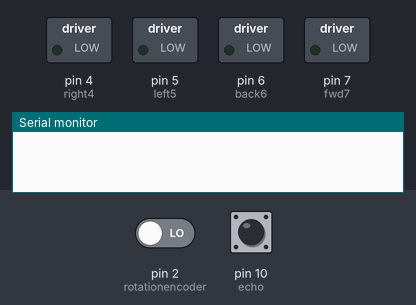
Recording of a sketch running on a simulated Arduino Uno, built with avr-gcc and run on an emulated ATmega328P. Shown: switched loads named in the sketch (green lamp = pin HIGH), the last lines printed to the serial monitor. Inputs (shaded band) come from the test bench; at power-on: pin 2 (rotationencoder) LOW, pin 10 (echo) LOW. Random numbers use the default seed unless the sketch sets one; pins used as bus, display or sensor lines are not drawn.

Above: at 1.8 s.
1.9 s: pin 2 (rotationencoder) driven HIGH
At 3.5 s:
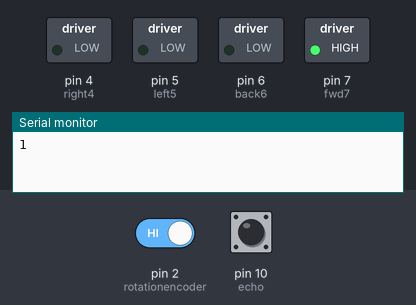
7.8 s: pin 2 (rotationencoder) driven LOW
At 13.3 s:
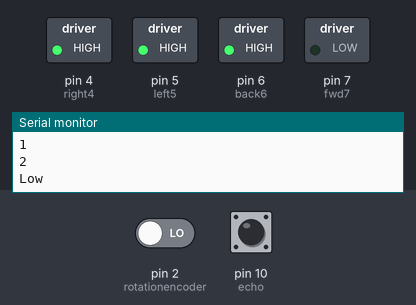
15.5 s: pin 10 (echo) pulsed HIGH 2 times (0.12 s each, 0.3 s apart)
At 16.2 s:
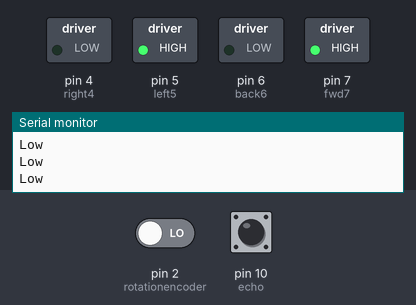
Timing chart, 0 to 25.0 s (numbered marks = the images above; inputs shaded):
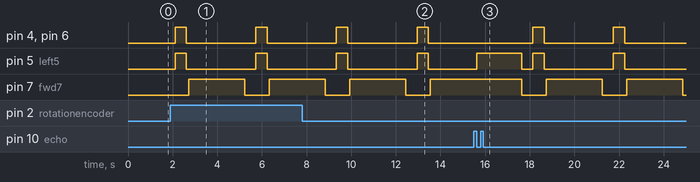

Measured:
- by itself, pin 4 (right4), pin 6 (back6): alternates HIGH for 0.50 s and LOW for 3.1 s
- by itself, pin 7 (fwd7): alternates HIGH for 2.5 s and LOW for 1.1 s

The sketch:

turtle_bot_simulation_1.ino
```cpp
// encoder connected to count turns
int turnCount = 0;
int setPoint = 20;
int rotationencoder =2;
int val = 0;     // store reading value


int right4 = 4;       //Right motion of  motor
int left5 = 5;       //left motion of  motor
int back6 = 6;      //back motion of motor
int fwd7 = 7;      //ForWarD motion of  motor

int trig = 9;      // trig pin of ultrasonic
int echo = 10;     // Echo pin of ultrasonic


long duration, distance;

void setup() {

  delay(random(600,1000));   // delay for random time
  Serial.begin(9600);
  pinMode(right4, OUTPUT);      // set Motor pins as output
  pinMode(left5, OUTPUT);
  pinMode(back6, OUTPUT);
  pinMode(fwd7, OUTPUT);

  pinMode(trig, OUTPUT);         // set trig pin as output
  pinMode(echo, INPUT);          //set echo pin as input
pinMode(rotationencoder, INPUT);
  Serial.begin(9600);
}

void loop() {

  digitalWrite(trig, LOW);
  delayMicroseconds(2);
  digitalWrite(trig, HIGH);
  delayMicroseconds(10);
  duration = pulseIn(echo, HIGH);
  distance = duration / 58.2;   // convert to distance
  delay(10);

  if (distance > 20)   //set distance to 20
  {
    digitalWrite(fwd7, HIGH);                    // move forward
    digitalWrite(back6, LOW);
    digitalWrite(left5, HIGH);
    digitalWrite(right4, LOW);
  }

  if (distance < 20)
  {
    digitalWrite(fwd7, LOW);  //Stop
    digitalWrite(back6, LOW);
    digitalWrite(left5, LOW);
    digitalWrite(right4, LOW);
    delay(500);
    digitalWrite(fwd7, LOW);      //movebackword
    digitalWrite(back6, HIGH);
    digitalWrite(left5, HIGH);       // TURN LEFT
    digitalWrite(right4, HIGH);     // turn right
    delay(500);
    digitalWrite(fwd7, LOW);  //Stop
    digitalWrite(back6, LOW);
    digitalWrite(left5, LOW);
    digitalWrite(right4, LOW);
    delay(100);
    digitalWrite(fwd7, HIGH);
    digitalWrite(back6, LOW);
    digitalWrite(left5, LOW);
    digitalWrite(right4, LOW);
    delay(500);
  }
 val = digitalRead(rotationencoder);   // read the input pin

  if(val == HIGH) // encoder is connected to 5 v means in moving state
    {
      turnCount = turnCount + 1;
      Serial.println(turnCount);
    }
    if(val == LOW) // encoder is 0v means in stop state
    {
      //turnCount = turnCount + 1;
      Serial.println("Low");
    }
delay(1000);
}
```
